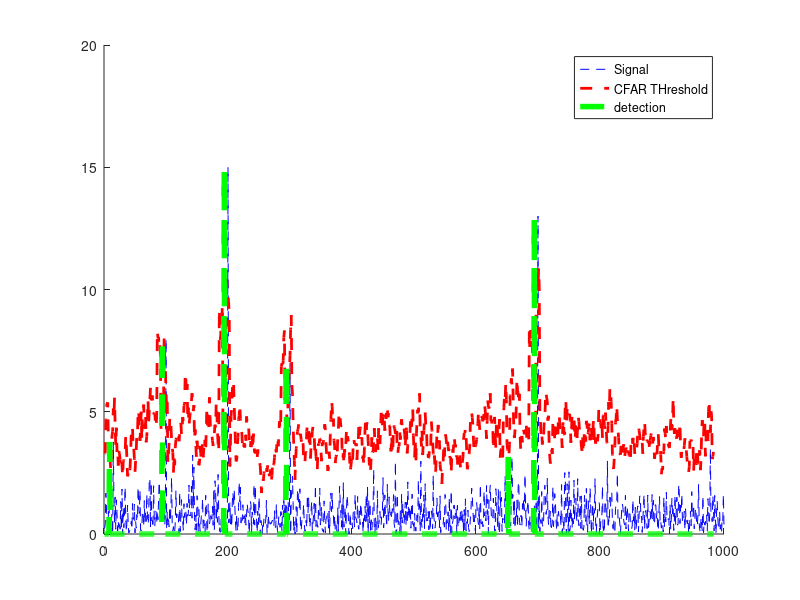

MATLAB code for this plot:
% Implement 1D CFAR using lagging cells on the given noise and target scenario.

% Close and delete all currently open figures
close all;

%% Generating signal
% Data_points
Ns = 1000;

% Generate random noise
signal=abs(randn(Ns,1));

%Targets location. Assigning bin 100, 200, 300 and 700 as Targets with the amplitudes of 8, 9, 4, 11.
signal([100 ,200, 300, 700])=[8 15 7 13];

% %plot the output
% figure (1)
% plot(signal);

%% Applying CFAR
% TODO: Apply CFAR to detect the targets by filtering the noise.

% 1. Define the following:
% 1a. Training Cells
% 1b. Guard Cells 
% Must be even (sums leading and trailing cells)
T = 12;
G = 4;      

% Offset : Adding room above noise threshold for desired SNR 
offset=5;

% Vector to hold threshold values 
threshold_cfar = [];

%Vector to hold final signal after thresholding
signal_cfar = [];

% 2. Slide window across the signal length
for i = 1:(Ns-(G+T+1))     

    % 2. - 5. Determine the noise threshold by measuring it within the training cells
    leading_training_cells = signal(i : i+ T/2 -1);
    trailing_training_cells = signal(i+(G + T/2 + 1) : i+(G + T));
    training_cells = vertcat(leading_training_cells, trailing_training_cells);
    noise_threshold = offset * mean(training_cells);
    threshold_cfar = [threshold_cfar, {noise_threshold}];
    
    % 6. Measuring the signal within the CUT
    signal_CUT = signal(i+ T/2 + G/2);

    % 8. Filter the signal above the threshold
    if (signal_CUT < noise_threshold)
        signal_CUT = 0;
    end

    signal_cfar = [signal_cfar, {signal_CUT}];
end

% plot(signal, 'b--');
hold on, plot(signal, 'b--');
hold on, plot (cell2mat(circshift(threshold_cfar, G/2)), 'r--', 'LineWidth',2);
hold on, plot (cell2mat(circshift(signal_cfar, G/2)), 'g--', 'LineWidth',4);
legend('Signal', 'CFAR THreshold', 'detection');
